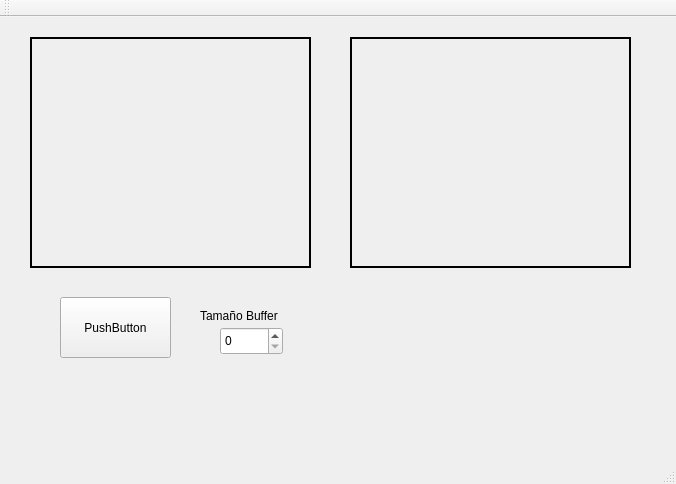
<?xml version="1.0" encoding="UTF-8"?>
<ui version="4.0">
 <class>Buffer</class>
 <widget class="QMainWindow" name="Buffer">
  <property name="geometry">
   <rect>
    <x>0</x>
    <y>0</y>
    <width>676</width>
    <height>484</height>
   </rect>
  </property>
  <property name="windowTitle">
   <string>Buffer</string>
  </property>
  <widget class="QWidget" name="centralWidget">
   <widget class="QLabel" name="label">
    <property name="geometry">
     <rect>
      <x>30</x>
      <y>20</y>
      <width>281</width>
      <height>231</height>
     </rect>
    </property>
    <property name="frameShape">
     <enum>QFrame::WinPanel</enum>
    </property>
    <property name="text">
     <string/>
    </property>
   </widget>
   <widget class="QPushButton" name="pushButton">
    <property name="geometry">
     <rect>
      <x>60</x>
      <y>280</y>
      <width>111</width>
      <height>61</height>
     </rect>
    </property>
    <property name="text">
     <string>PushButton</string>
    </property>
   </widget>
   <widget class="QSpinBox" name="spinBox">
    <property name="geometry">
     <rect>
      <x>220</x>
      <y>310</y>
      <width>63</width>
      <height>28</height>
     </rect>
    </property>
   </widget>
   <widget class="QLabel" name="label_2">
    <property name="geometry">
     <rect>
      <x>200</x>
      <y>290</y>
      <width>111</width>
      <height>18</height>
     </rect>
    </property>
    <property name="text">
     <string>Tamaño Buffer</string>
    </property>
   </widget>
   <widget class="QLabel" name="label_3">
    <property name="geometry">
     <rect>
      <x>350</x>
      <y>20</y>
      <width>281</width>
      <height>231</height>
     </rect>
    </property>
    <property name="frameShape">
     <enum>QFrame::WinPanel</enum>
    </property>
    <property name="text">
     <string/>
    </property>
   </widget>
  </widget>
  <widget class="QMenuBar" name="menuBar">
   <property name="geometry">
    <rect>
     <x>0</x>
     <y>0</y>
     <width>676</width>
     <height>26</height>
    </rect>
   </property>
  </widget>
  <widget class="QToolBar" name="mainToolBar">
   <attribute name="toolBarArea">
    <enum>TopToolBarArea</enum>
   </attribute>
   <attribute name="toolBarBreak">
    <bool>false</bool>
   </attribute>
  </widget>
  <widget class="QStatusBar" name="statusBar"/>
 </widget>
 <layoutdefault spacing="6" margin="11"/>
 <resources/>
 <connections/>
</ui>
